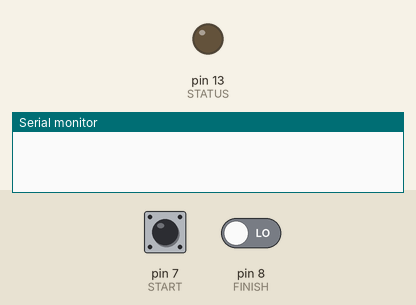
A sketch run on a simulated Arduino Uno, built with avr-gcc and run on an emulated ATmega328P. Parts: output pins drawn as LEDs (lit = HIGH), the last lines printed to the serial monitor. Dashed ring = blinking. The test bench sets the inputs (shaded band); at power-on: pin 7 (START) LOW, pin 8 (FINISH) LOW.

Above: at 1.2 s.
1.3 s: pin 7 (START) pulled HIGH for 0.15 s
At 2.3 s:
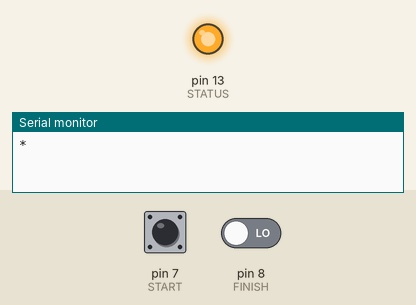
2.9 s: pin 8 (FINISH) driven HIGH
At 4.14 s:
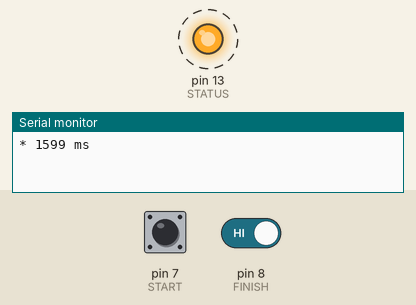
5.9 s: pin 7 (START) pulled HIGH for 1 s
Timing chart, 0 to 15.9 s (numbered marks = the images above; inputs shaded):
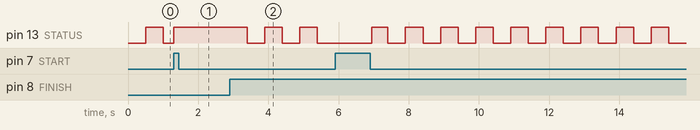

Measured:
- after the input at 2.9 s, pin 13 (STATUS): alternates HIGH for 0.50 s and LOW for 0.50 s, starting after 0.50 s

The sketch:

IRBreakBeamChronograph.ino
```cpp
#include <IRremote.h>

#define PIN_IR 3
#define START 7
#define FINISH 8
#define STATUS 13

bool debug = false;

bool ledState = LOW;
unsigned long previousMillis = 0;
const long interval = 500;

unsigned long startTime = 0;
unsigned long finishTime = 0;

bool startFlag = false;
bool finishFlag = false;

IRsend irsend;

void setup() {
  Serial.begin(9600);
  pinMode(START, INPUT);
  pinMode(FINISH, INPUT);
  pinMode(STATUS, OUTPUT);
  irsend.enableIROut(38);
  irsend.mark(0);
}


void loop() {

  //capture both sensors
  bool startBeam = digitalRead(START);
  bool finishBeam = digitalRead(FINISH);

  if (debug) {
    Serial.print("S: "); Serial.print(startBeam); Serial.print(" sf: "); Serial.print(startFlag);
    Serial.print(" F: "); Serial.print(finishBeam); Serial.print(" ff: "); Serial.println(finishFlag);
    //Serial.print(" d: "); Serial.println(done);
  }

  // START beam triggered while both flags are lowered
  if (startBeam && !startFlag) {
    Serial.print("* ");
    startTime = millis();
    startFlag = true;
    digitalWrite(STATUS, HIGH);
  }

  // FINISH beam triggered while its flag was lowered and START flag is raised
  if (finishBeam && startFlag) {
    //Serial.println("finish beam");
    finishTime = millis();
    finishFlag = true;
    digitalWrite(STATUS, LOW);

    // print the elapsed time
    Serial.print(finishTime - startTime); Serial.println(" ms");

    //reset the flags
    startFlag = false;
    finishFlag = false;
  }

  // nothing has happened with the beams: just blink the STATUS LED with no delay
  if (!startFlag && !finishFlag) {
    // check to see if it's time to blink the LED; that is, if the difference
    // between the current time and last time you blinked the LED is bigger than
    // the interval at which you want to blink the LED.
    unsigned long currentMillis = millis();

    if (currentMillis - previousMillis >= interval) {
      // save the last time you blinked the LED
      previousMillis = currentMillis;

      // set the STATUS LED with the ledState of the variable:
      ledState = !ledState;
      digitalWrite(STATUS, ledState ? HIGH : LOW);
    }
  }
}
```
